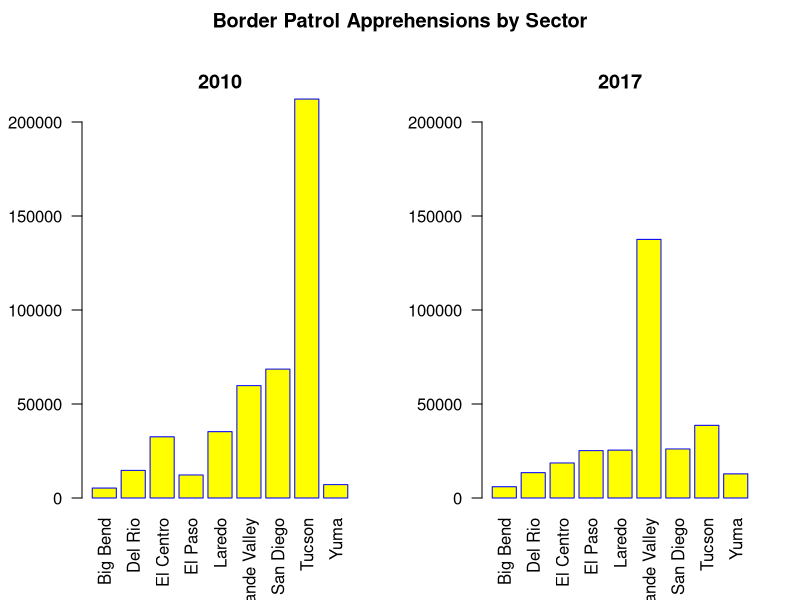
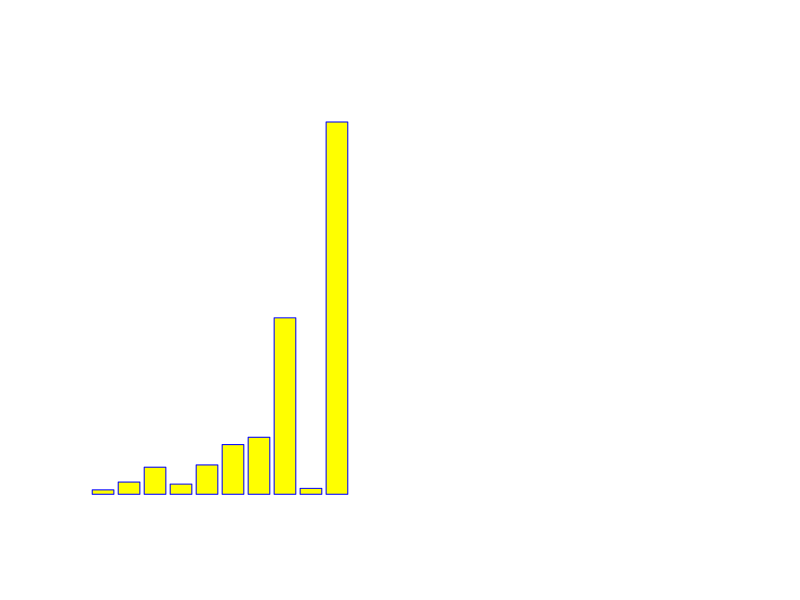

These charts were generated, in order, by the following R code: (Note: this script raises an error after producing the figures.)
#Analysis

A2010 <- read.csv( "BP Apprehensions 2010.csv" , header = TRUE, stringsAsFactors = FALSE)
A2017 <- read.csv("PB Apprehensions 2017.csv", header = TRUE, stringsAsFactors = FALSE)
A2000.2017 <- read.csv("PB monthly summaries.csv", header = TRUE, stringsAsFactors = FALSE)


#### organiza data with Rownames, Column Totals, and Row Totals

## Use strings in Col 1 as row names
rownames(A2010) <- A2010[,1]

## Drop column 1
A2010 <-  subset(A2010, select= -c(Sector))

## rbind ColSums to dataframe
A2010 <- rbind(A2010, colSums(A2010))

## rbind assigns a rowname -- drop this name
-length(rownames(A2010))  

## rename the row with column totals "Total"
rownames(A2010) <- c(rownames(A2010)[-length(rownames(A2010))], "Total")

## cbind rowSums to dataframd
A2010 <- cbind(A2010,rowSums(A2010))

## rename last column "Totals
colnames(A2010) <- c(colnames(A2010)[-length(colnames(A2010))], "Total")



####################################################################################

## Use strings in Col 1 as row names
rownames(A2017) <- A2017[,1]

## Drop column 1
A2017 <-  subset(A2017, select= -c(Sector))

## rbind ColSums to dataframe
A2017 <- rbind(A2017, colSums(A2017))

## rbind assigns a rowname -- drop this name
-length(rownames(A2017))  

## rename the row with column totals "Total"
rownames(A2017) <- c(rownames(A2017)[-length(rownames(A2017))], "Total")

## cbind rowSums to dataframd
A2017 <- cbind(A2017,rowSums(A2017))

## rename last column "Totals
colnames(A2017) <- c(colnames(A2017)[-length(colnames(A2017))], "Total")


#COMPARE 2010 AND 2017 BY SECTOR

par(mfcol=c(1,2),oma=c(0,0,2,0))

barplot(A2010[1:9,13], 
        names.arg = rownames(A2010)[1:9], 
        las=2,
        axisnames=TRUE,
        main="2010",
        border="blue",
        col="yellow",
        ylim=c(0,200000))

barplot(A2017[1:9,13], 
        names.arg = rownames(A2017)[1:9], 
        las=2,
        axisnames=TRUE,
        main="2017",
        border="blue",
        col="yellow",
        ylim=c(0,200000))

title("Border Patrol Apprehensions by Sector", outer=TRUE)

#COMPARE 2010 AND 2017 BY MONTH

par(mfcol=c(1,2))
barplot(A2010$Total, 
        names.arg = colnames(A2010)[1:12], 
        las=2,
        axisnames=TRUE,
        main="2010 Border Patrol Apprehensions by Month",
        border="blue",
        col="yellow")






#use sample statistics tests to compare sector with most apprehensions for 2010
#with sector with most apprehensions in 2017


#compare 3 month periods with the most apprehensions in 2010 and 2017


#make time series chart from monthly summary